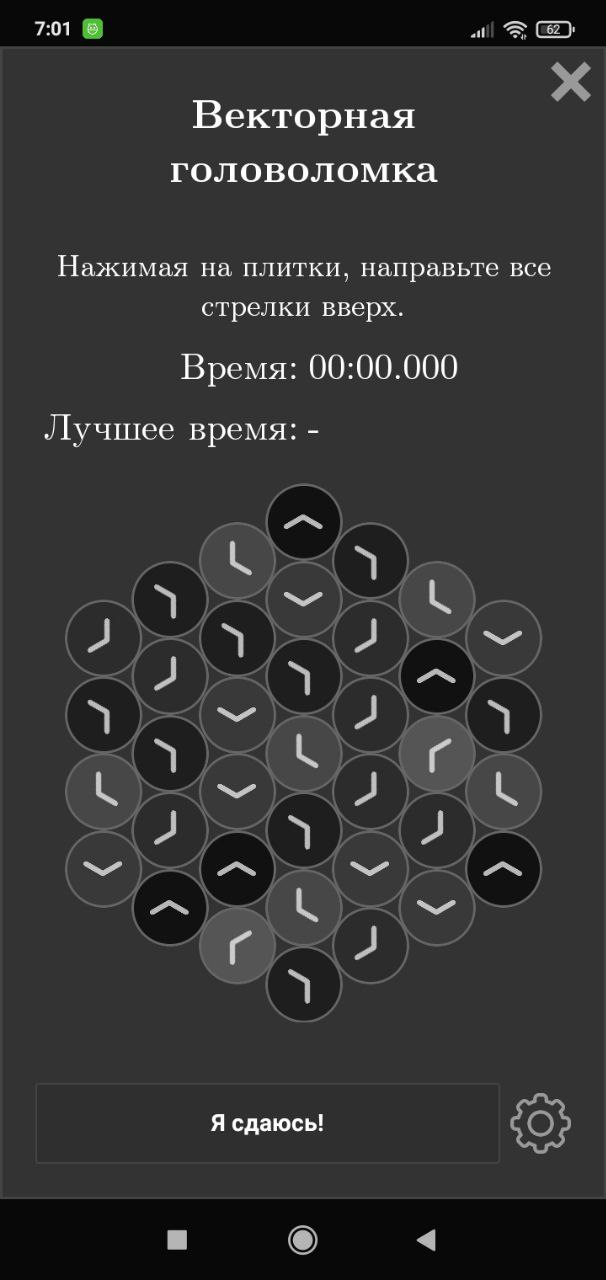
#> input picture images/expert.jpg, 606 x 1280 px
$ python main.py
#> lines starting #> are read from the running program, lines starting #| are printed output that depends on the picture; after the words box and inside, x2 and y2 are one past the last pixel; in counts of white or black regions, pixels touching at a corner belong together
import cv2
import numpy as np

image = cv2.imread("images/expert.jpg")
#> image is the input picture: shape (1280, 606, 3); mean B, G, R 52.2, 52.2, 52.2
y, x, _ = image.shape
#> y = 1280; x = 606
print(x, y)
#| 606 1280

hard_colors = {
    (30.0, 30.0, 30.0): 0,
    (90.0, 90.0, 90.0): 1}

expert_colors = {
    (30.0, 30.0, 30.0): 0,
    (40.0, 40.0, 40.0): 1,
    (50.0, 50.0, 50.0): 2,
    (70.0, 70.0, 70.0): 3,
    (80.0, 80.0, 80.0): 4,
    (90.0, 90.0, 90.0): 5
}

image = image[450:y - 225]
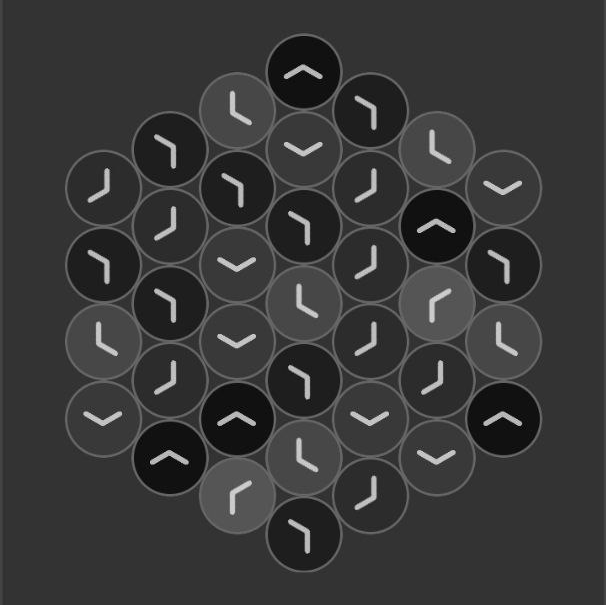
#> image: shape (605, 606, 3); min 0, max 225, mean 55.1
image = cv2.medianBlur(image, 1)

gray_image = cv2.cvtColor(image, cv2.COLOR_BGR2GRAY)
circles = cv2.HoughCircles(gray_image, cv2.HOUGH_GRADIENT, 1, 25, param1=10, param2=29, minRadius=36, maxRadius=36)
#> circles = 37 rows, first 8: [169.5, 457.5, 36.35], [303.5, 225.5, 36.35], [169.5, 303.5, 36.35], [436.5, 379.5, 36.35], [503.5, 418.5, 36.35], [103.5, 264.5, 36.35], [169.5, 379.5, 36.35], [436.5, 457.5, 36.35]
circles = np.uint16(np.around(circles))[0].tolist()
#> circles = 37 items, first 6: [170, 458, 36], [304, 226, 36], [170, 304, 36], [436, 380, 36], [504, 418, 36], [104, 264, 36]
# sorting points to right indexes
start_point = min(circles, key=lambda x: (round(x[0], -1), x[1]))
#> start_point = [104, 186, 37]

start_x = start_point[0]
#> start_x = 104
start_y = start_point[1]
#> start_y = 186

circles1 = [start_point]
#> circles1 = [[104, 186, 37]]
circles.remove(start_point)
index = 0

while len(circles) != 0:
    if round(start_y - circles[index][1], -1) in (30, 40) and round(circles[index][0] - start_x, -1) in (60, 70):
        start_y = circles[index][1]
        start_x = circles[index][0]
        circles1.append(circles[index])
        circles.remove(circles[index])
    if len(circles1) in (4, 9, 15, 22, 28, 33):
        start_x, start_y, _ = min(circles, key=lambda x: (round(x[0], -1), x[1]))
        circles1.append([start_x, start_y, _])
        circles.remove([start_x, start_y, _])
    index += 1
    if index >= len(circles):
        index = 0
#> this loop made 283 passes
#> (start_y, start_x) on passes 18, 31, 47, 221, 258, 277, 280, 282, 283: (148, 170), (112, 236), (264, 104), (226, 436), (304, 438), (534, 304), (496, 370), (458, 436), (418, 504)
#> (start_y, start_x) on passes 64, 83, 104, 112, 125, 136: (226, 170), (188, 236), (150, 304), (340, 102), (304, 170), (264, 238)
#> after the loop, circles = []; circles1 = 37 items, first 6: [104, 186, 37], [170, 148, 36], [236, 112, 37], [302, 70, 37], [104, 264, 36], [170, 226, 36]; index = 0

counter = 0
colors = {}
for i in circles1:
    # draw the outer circle
    circle_img = np.zeros((image.shape[0], image.shape[1]), np.uint8)
    cv2.circle(circle_img, (i[0], i[1]), i[2], (255, 255, 255), -1)
    color = cv2.mean(image, mask=circle_img)[:3]
    color = tuple([round(i, -1) for i in color])
    color = (70.0, 70.0, 70.0) if color == (60.0, 60.0, 60.0) else color
    if color in colors:
        colors[color] += 1
    else:
        colors[color] = 1
    cv2.circle(image, (i[0], i[1]), i[2], (0, 255, 0), 2)
    cv2.putText(image, f"{counter}", (i[0] - 13, i[1] + 10), 2, 1, (255, 255, 255))
    counter += 1
#> this loop made 37 passes
#> (i, color) on passes 1 to 12: ([104, 186, 37], (50, 50, 50)), ([170, 148, 36], (40, 40, 40)), ([236, 112, 37], (80, 80, 80)), ([302, 70, 37], (30, 30, 30)), ([104, 264, 36], (40, 40, 40)), ([170, 226, 36], (50, 50, 50)), ([236, 188, 36], (40, 40, 40)), ([304, 150, 36], (70, 70, 70)), ([370, 110, 36], (40, 40, 40)), ([102, 340, 37], (80, 80, 80)), ([170, 304, 36], (40, 40, 40)), ([238, 264, 36], (70, 70, 70))
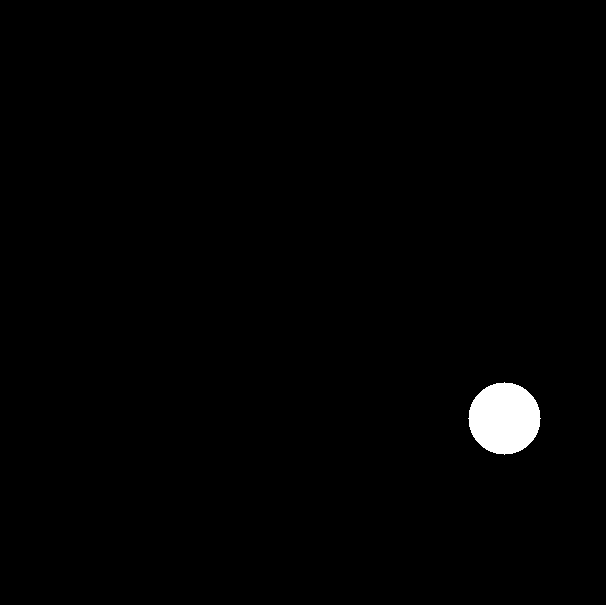
#> circle_img: shape (605, 606); 1.1% white; 1 white region, box (x1, y1, x2, y2) and area: (468, 382, 541, 455) 4053
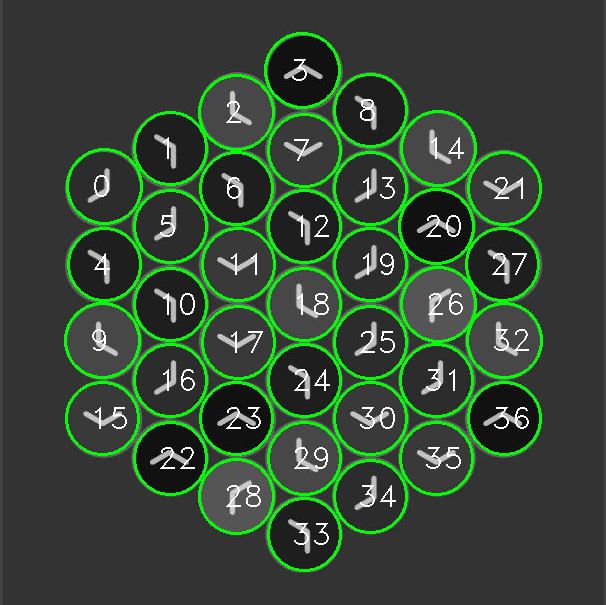
#> image: shape (605, 606, 3); 8.3% of pixels changed, all inside (x1, y1, x2, y2) = (64, 32, 543, 572)
#> after the loop, colors = {(50, 50, 50): 8, (40, 40, 40): 9, (80, 80, 80): 6, (30, 30, 30): 5, (70, 70, 70): 7, (90, 90, 90): 2}; counter = 37

print(colors)
#| {(50.0, 50.0, 50.0): 8, (40.0, 40.0, 40.0): 9, (80.0, 80.0, 80.0): 6, (30.0, 30.0, 30.0): 5, (70.0, 70.0, 70.0): 7, (90.0, 90.0, 90.0): 2}
cv2.imshow('detected circles', image)
cv2.waitKey(0)

$ run again, with images/hard.jpg copied over images/expert.jpg
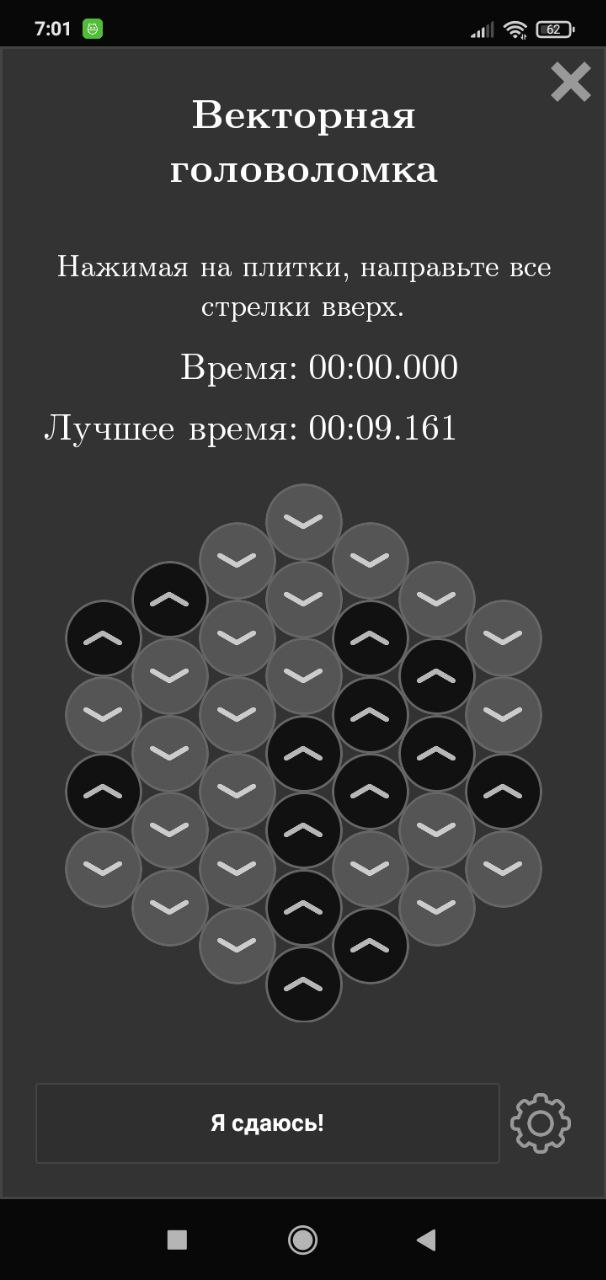
#> input picture images/hard.jpg, 606 x 1280 px
#> image is the input picture: shape (1280, 606, 3); mean B, G, R 54.9, 54.9, 54.9
#| 606 1280
#> `image = image[450:y - 225]`:
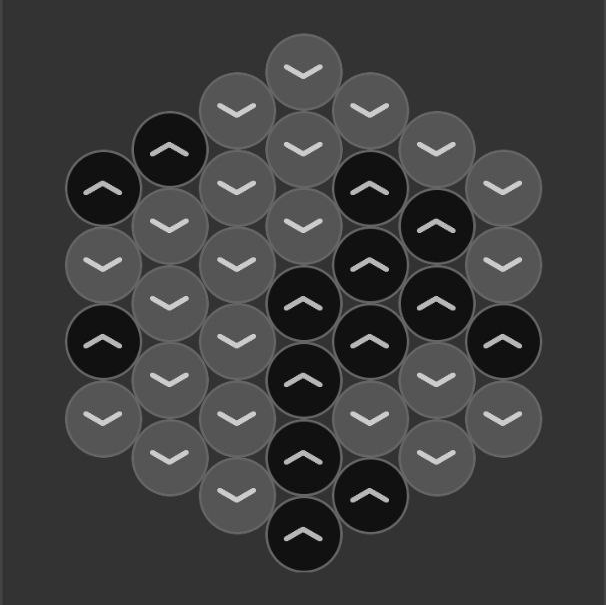
#> image: shape (605, 606, 3); min 0, max 233, mean 60.4
#> `circles = cv2.HoughCircles(gray_image, cv2.HOUGH_GRADIENT, 1, 25, para..`: circles = 37 rows, first 8: [303.5, 379.5, 36.35], [370.5, 264.5, 36.35], [303.5, 534.5, 36.35], [370.5, 495.5, 36.35], [169.5, 148.5, 36.35], [504.5, 419.5, 37.4], [503.5, 341.5, 36.35], [303.5, 302.5, 36.35]
#> `circles = np.uint16(np.around(circles))[0].tolist()`: circles = 37 items, first 6: [304, 380, 36], [370, 264, 36], [304, 534, 36], [370, 496, 36], [170, 148, 36], [504, 420, 37]
#> start_point = [102, 188, 36]
#> `start_x = start_point[0]`: start_x = 102
#> `start_y = start_point[1]`: start_y = 188
#> `circles1 = [start_point]`: circles1 = [[102, 188, 36]]
#> the loop `while len(circles) != 0:` made 273 passes
#> (start_y, start_x) on passes 5, 11, 43, 50, 64, 139, 212, 225: (148, 170), (110, 236), (264, 102), (226, 170), (188, 236), (418, 102), (458, 170), (418, 238)
#> after the loop `while len(circles) != 0:`: circles = []; circles1 = 37 items, first 6: [102, 188, 36], [170, 148, 36], [236, 110, 37], [304, 70, 37], [102, 264, 36], [170, 226, 36]; index = 0
#> the loop `for i in circles1:` made 37 passes
#> (i, color) on passes 1 to 8: ([102, 188, 36], (30, 30, 30)), ([170, 148, 36], (30, 30, 30)), ([236, 110, 37], (90, 90, 90)), ([304, 70, 37], (90, 90, 90)), ([102, 264, 36], (90, 90, 90)), ([170, 226, 36], (90, 90, 90)), ([236, 188, 36], (90, 90, 90)), ([304, 148, 36], (90, 90, 90))
#> after the loop `for i in circles1:`:
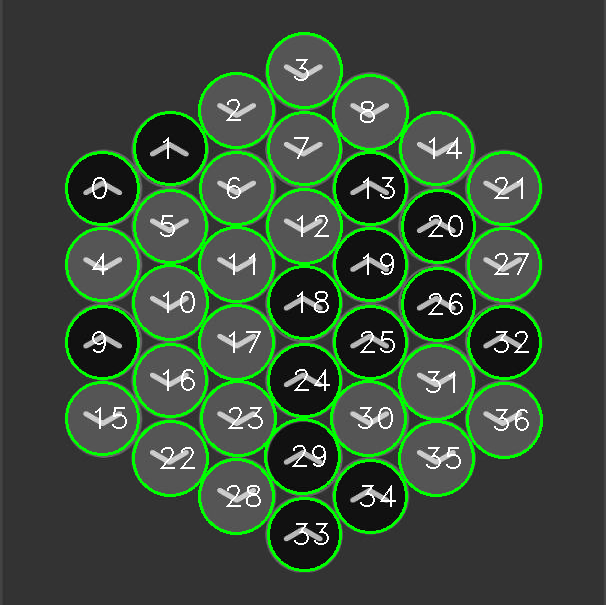
#> image: shape (605, 606, 3); 8.34% of pixels changed, all inside (x1, y1, x2, y2) = (65, 32, 543, 572)
#> after the loop `for i in circles1:`: colors = {(30, 30, 30): 14, (90, 90, 90): 23}; counter = 37
#| {(30.0, 30.0, 30.0): 14, (90.0, 90.0, 90.0): 23}
